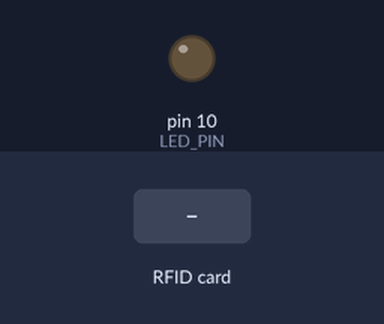
The sketch below on a simulated Arduino Uno, built for the host (arithmetic inside an expression is 32-bit, double 64-bit). Parts: output pins drawn as LEDs (lit = HIGH). The inputs (shaded band) are chosen by the test bench. Pins used as bus, display or sensor lines are not drawn; what the sketch prints to the serial monitor is not drawn.

Above: at 1.4 s.
1.5 s: RFID card 0A 36 B7 35 held to the reader
At 3.0 s:
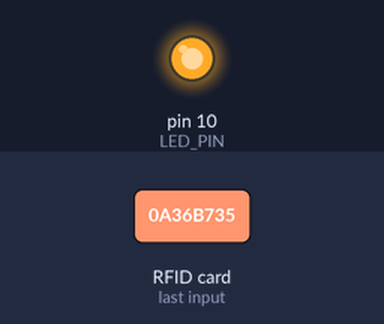
4.5 s: RFID card E1 FC 3F 40 held to the reader
At 6.9 s:
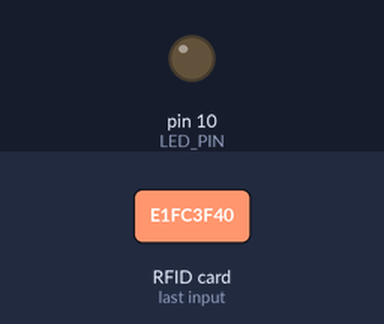
7.5 s: RFID card 00 00 00 00 held to the reader
At 9.1 s:
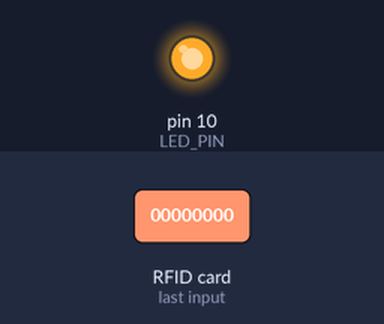
Timing chart, 0 to 10.9 s (numbered marks = the images above; inputs shaded):
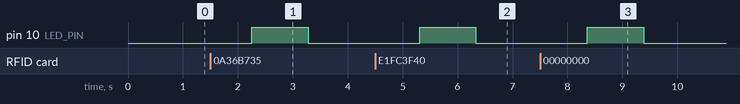

The sketch:

roundrobin_test_headless.ino
```cpp
#include <SPI.h>              // Library to communicate over Serial Peripheral Interface
#include <MFRC522.h>          // Library to communicate with RC522 RFID reader
#include <Ethernet.h>         // Library to communicate with W5100 ethernet shield

/*
 * Pin layout for ATMEGA chip
 * ------------------------------------
 * Signal      MFRC522      ATMEGA328P
 * ------------------------------------
 * RST/Reset   RST          9
 * SPI SS      SDA(SS)      8, 10 .....
 * SPI MOSI    MOSI         11
 * SPI MISO    MISO         12
 * SPI SCK     SCK          13
 */

#define RFID_RST_0_PIN    9     // Shared reset pin across all RC522 (SPI)
#define RFID_RST_1_PIN    4
#define RFID_RST_2_PIN    3
#define RFID_RST_3_PIN    2

#define RFID_0_SS_PIN   8     // RC522 SDA (Chip Select)
#define RFID_1_SS_PIN   7
#define RFID_2_SS_PIN   6
#define RFID_3_SS_PIN   5

#define ETH_SS_PIN      2    // SDA for W5100
#define LED_PIN         10       //

#define UID_BUFFER_SIZE 4     // Size of card read (UID)

// recognized RFID cards
byte CARD_0_UID[] = {0x0A, 0x36, 0xB7, 0x35};
byte CARD_1_UID[] = {0xE1, 0xFC, 0x3F, 0x40};
byte CARD_2_UID[] = {0x00, 0x00, 0x00, 0x00};
byte CARD_3_UID[] = {0x00, 0x00, 0x00, 0x00};

// State of each RFID sensor (0x00 represents no card)
byte RFID_0_READ[] = {0x00, 0x00, 0x00, 0x00};
byte RFID_1_READ[] = {0x00, 0x00, 0x00, 0x00};
byte RFID_2_READ[] = {0x00, 0x00, 0x00, 0x00};
byte RFID_3_READ[] = {0x00, 0x00, 0x00, 0x00};

byte MAC_ADDR[] = {0x90, 0xA2, 0xDA,    // Mac address of w5100
                  0x0F, 0x4D, 0x49 };

char HEALTH_URL[] = "http://smart-seating.herokuapp.com/health";  // URL to check server health
char REQUEST_URL[] = "http://smart-seating.herokuapp.com/read";    // URL to talk to server

EthernetClient client;        // Ethernet client that talks to the server
IPAddress ip(10, 0, 1, 50);   // Fallback IP address if DHCP fails with W5100

MFRC522 rfid_0(RFID_0_SS_PIN, RFID_RST_0_PIN);    // Create MFRC522 instances
MFRC522 rfid_1(RFID_1_SS_PIN, RFID_RST_1_PIN);    // All RF chips connect to the same RST
MFRC522 rfid_2(RFID_2_SS_PIN, RFID_RST_2_PIN);
MFRC522 rfid_3(RFID_3_SS_PIN, RFID_RST_3_PIN);

/**
 * initSerial() - initializes the serial port and waits for Serial.available() to be > 1
 * INPUTS: none
 * OUTPUTS: none
 * SIDE EFFECTS: if the serial port fails to initialize, the function will continue forever
 */
void initSerial() {
  Serial.begin(9600);
  while(!Serial)
    ;
  Serial.println("Serial init");
}

/**
 * initSPI() - initializes the Serial Peripheral Interface
 * INPUTS: none
 * OUTPUTS: none
 * SIDE EFFECTS: sets SCK, MOSI, and SS to outputs --> pulling SCK and MOSI low, and SS high
 */
void initSPI() {
  SPI.begin();
}

/**
 * initW5100() - initializes W5100 ethernet module
 * INPUTS: none
 * OUTPUTS: none
 * SIDE EFFECTS: disables SD functionality on the module (Pin 4); quietly fails if DHCP can not be configured
 */
void initW5100() {

  pinMode(4,OUTPUT); // Disable W5100 SD module
  digitalWrite(4,HIGH);

  // Try to connect to the Internet with DHCP.
  // Static IP is not tried in the case of failure
  if (Ethernet.begin(MAC_ADDR) == 0) return;

  // give the Ethernet shield a second to initialize:
  delay(1000);

}


/**
 * initRFID() - initializes RFID chip specified by identifier (0-3)
 * INPUTS: rfidNum = {0, 1, 2, 3}
 * OUTPUTS: none
 * SIDE EFFECTS: none
 */
void initRFID(int rfidNum) {
  switch (rfidNum) {
    case 0:
      rfid_0.PCD_Init();
      pinMode(RFID_0_SS_PIN, OUTPUT);
      digitalWrite(RFID_0_SS_PIN, LOW);
      break;
    case 1:
      rfid_1.PCD_Init();
      pinMode(RFID_1_SS_PIN, OUTPUT);
      digitalWrite(RFID_1_SS_PIN, LOW);
      break;
    case 2:
      rfid_2.PCD_Init();
      pinMode(RFID_2_SS_PIN, OUTPUT);
      digitalWrite(RFID_2_SS_PIN, LOW);
      break;
    case 3:
      rfid_3.PCD_Init();
      pinMode(RFID_3_SS_PIN, OUTPUT);
      digitalWrite(RFID_3_SS_PIN, LOW);
      break;
    default: break;
  }


}

/**
 * scanRFID(rfidNum) - scans RFID chip specified by identifier (0-3)
 * This works by verifying that a new card is present and reading the
 * serial data, storing it in rfid_rfidNum.uid.uidByte. The definition
 * of a 'new' card according to MiFare is a card that is in the idle state,
 * not one that has not been seen on the previous scan. This is handled
 * using newCardPresent and updateRFID.
 * INPUTS: rfidNum = {0, 1, 2, 3}
 * OUTPUTS: none
 * SIDE EFFECTS: if scan is successful, uid.uidByte set for the reader scanned
 */
void scanRFID(int rfidNum) {

  switch (rfidNum) {
    case 0:
      enableRFID(rfidNum);
      if (!rfid_0.PICC_IsNewCardPresent()) {
        resetRFID(rfidNum);
        ledOff();
        return;
      }

      if (!rfid_0.PICC_ReadCardSerial()) return;

      ledOn();
      updateRFID(rfidNum);
      //printByteArray(rfid_0.uid.uidByte, 4);

      break;
    case 1:
      enableRFID(rfidNum);
      if (!rfid_1.PICC_IsNewCardPresent()) {
        resetRFID(rfidNum);
        ledOff();
        return;
      }

      if (!rfid_1.PICC_ReadCardSerial()) return;

      ledOn();
      updateRFID(rfidNum);
      //printByteArray(rfid_1.uid.uidByte, 4);

      break;
    case 2:
      enableRFID(rfidNum);
      if (!rfid_2.PICC_IsNewCardPresent()) {
        resetRFID(rfidNum);
        ledOff();
        return;
      }
      if (!rfid_2.PICC_ReadCardSerial()) return;

      ledOn();
      updateRFID(rfidNum);
      //printByteArray(rfid_2.uid.uidByte, 4);

      break;
    case 3:
      enableRFID(rfidNum);
      if (!rfid_3.PICC_IsNewCardPresent()) {
        resetRFID(rfidNum);
        ledOff();
        return;
      }

      if (!rfid_3.PICC_ReadCardSerial()) return;

      ledOn();
      updateRFID(rfidNum);
      //printByteArray(rfid_3.uid.uidByte, 4);

      break;
    default: return;
  }

}

/**
 * newCardPresent(rfidNum) - checks the RFID scan to see if the card is different
 * from the last scan. Before calling this, you must call scanRFID(rfidNum)
 * INPUTS: rfidNum = {0, 1, 2, 3}
 * OUTPUTS: true if this is a new card, false otherwise (incl. default case)
 * SIDE EFFECTS:
 */
bool newCardPresent(int rfidNum) {
  switch (rfidNum) {
    case 0:
      for(int i = 0; i < UID_BUFFER_SIZE; i++)
        if (rfid_0.uid.uidByte[i] != RFID_0_READ[i]) return false;
      break;
    case 1:
     for(int i = 0; i < UID_BUFFER_SIZE; i++)
        if (rfid_1.uid.uidByte[i] != RFID_1_READ[i]) return false;
      break;
    case 2:
      for(int i = 0; i < UID_BUFFER_SIZE; i++)
        if (rfid_2.uid.uidByte[i] != RFID_2_READ[i]) return false;
      break;
    case 3:
      for(int i = 0; i < UID_BUFFER_SIZE; i++)
        if (rfid_3.uid.uidByte[i] != RFID_3_READ[i]) return false;
      break;
    default: false;
  }

  return true;
}

/**
 * updateRFID(rfidNum) - updates the stored card UID with the new scan data.
 * Note that this function is only called if a new card is present -- it's a
 * waste of resources to re-write the buffer with the same values...
 * INPUTS: rfidNum = {0, 1, 2, 3}
 * OUTPUTS: none
 * SIDE EFFECTS: RFID_rfidNum_READ[...] will be updated with the uidByte buffer
 */
void updateRFID(int rfidNum) {
  switch (rfidNum) {
    case 0:
      for(int i = 0; i < UID_BUFFER_SIZE; i++)
        RFID_0_READ[i] = rfid_0.uid.uidByte[i];
      break;
    case 1:
     for(int i = 0; i < UID_BUFFER_SIZE; i++)
        RFID_1_READ[i] = rfid_1.uid.uidByte[i];
      break;
    case 2:
      for(int i = 0; i < UID_BUFFER_SIZE; i++)
        RFID_2_READ[i] = rfid_2.uid.uidByte[i];
      break;
    case 3:
      for(int i = 0; i < UID_BUFFER_SIZE; i++)
        RFID_3_READ[i] = rfid_3.uid.uidByte[i];
      break;
    default: return;
  }
}

/**
 * resetRFID(rfidNum) - resets the card read data for the RFID reader specified
 * by rfidNum. A 'reset' is defined as {0x00, 0x00, 0x00, 0x00}
 * INPUTS: rfidNum = {0, 1, 2, 3}
 * OUTPUTS: none
 * SIDE EFFECTS: RFID_rfidNum_READ[...] will be updated with zeroes
 */
void resetRFID(int rfidNum) {
  switch (rfidNum) {
    case 0:
      for(int i = 0; i < UID_BUFFER_SIZE; i++)
        RFID_0_READ[i] = 0x00;
      break;
    case 1:
     for(int i = 0; i < UID_BUFFER_SIZE; i++)
        RFID_1_READ[i] = 0x00;
      break;
    case 2:
      for(int i = 0; i < UID_BUFFER_SIZE; i++)
        RFID_2_READ[i] = 0x00;
      break;
    case 3:
      for(int i = 0; i < UID_BUFFER_SIZE; i++)
        RFID_3_READ[i] = 0x00;
      break;
    default: return;
  }
}

/**
 * enableRFID(rfidNum) - enables RFID chip specified by identifier (0-3)
 * INPUTS: rfidNum = {0, 1, 2, 3}
 * OUTPUTS: none
 * SIDE EFFECTS: turns off all other devices on the same SPI bus
 */
void enableRFID(int rfidNum) {

  switch (rfidNum) {
    case 0:
      digitalWrite(RFID_0_SS_PIN, LOW);
      digitalWrite(RFID_1_SS_PIN, HIGH);
      digitalWrite(RFID_2_SS_PIN, HIGH);
      digitalWrite(RFID_3_SS_PIN, HIGH);
      digitalWrite(ETH_SS_PIN, HIGH);
      break;
    case 1:
      digitalWrite(RFID_0_SS_PIN, HIGH);
      digitalWrite(RFID_1_SS_PIN, LOW);
      digitalWrite(RFID_2_SS_PIN, HIGH);
      digitalWrite(RFID_3_SS_PIN, HIGH);
      digitalWrite(ETH_SS_PIN, HIGH);
      break;
    case 2:
      digitalWrite(RFID_0_SS_PIN, HIGH);
      digitalWrite(RFID_1_SS_PIN, HIGH);
      digitalWrite(RFID_2_SS_PIN, LOW);
      digitalWrite(RFID_3_SS_PIN, HIGH);
      digitalWrite(ETH_SS_PIN, HIGH);
      break;
    case 3:
      digitalWrite(RFID_0_SS_PIN, HIGH);
      digitalWrite(RFID_1_SS_PIN, HIGH);
      digitalWrite(RFID_2_SS_PIN, HIGH);
      digitalWrite(RFID_3_SS_PIN, LOW);
      digitalWrite(ETH_SS_PIN, HIGH);
      break;
    default: break;
  }
}

/**
 * enableW5100(rfidNum) - enables W5100 module for network requests
 * INPUTS: none
 * OUTPUTS: none
 * SIDE EFFECTS: turns off all other devices on SPI bus (all RFID readers)
 */
void enableW5100() {
  digitalWrite(RFID_0_SS_PIN, HIGH);
  digitalWrite(RFID_1_SS_PIN, HIGH);
  digitalWrite(RFID_2_SS_PIN, HIGH);
  digitalWrite(RFID_3_SS_PIN, HIGH);
  digitalWrite(ETH_SS_PIN, LOW);
}

/**
 * setup() - calls all initialization functions before entering loop()
 * INPUTS: none
 * OUTPUTS: none
 * SIDE EFFECTS: if anything in setup() hangs, loop() will never execute
 */
void setup() {
  initSerial();
  ledOff();
  initSPI();
  for(int i = 0; i <= 3; i++)
    initRFID(i);
}

/**
 * loop() - implements the RR algorithm to perpetually poll all RFID sensors in circular fashion
 * INPUTS: none
 * OUTPUTS: none
 * SIDE EFFECTS: none
 */
void loop() {

  // RR around all 4 RFID chips
  for(int i = 0; i < 4; i++) {
    /* 1. Enable 2. Scan 3. Update 4. Check In */
    enableRFID(i);
    scanRFID(i);
    delay(1000);
  }

}

void ledOff() {
  pinMode(LED_PIN, OUTPUT);
    digitalWrite(LED_PIN, LOW);
}

void ledOn() {
  pinMode(LED_PIN, OUTPUT);
    digitalWrite(LED_PIN, HIGH);
}

/**
 * Helper routine to dump a byte array as hex values to Serial.
 */
byte* printByteArray(byte *buffer, byte bufferSize) {
    //// ; // ;//Serial.println(bufferSize);
    for (byte i = 0; i < bufferSize; i++) {
        Serial.print(buffer[i] < 0x10 ? " 0" : " ");
        Serial.print(buffer[i], HEX);
    }
    Serial.println();
    return buffer;
}
```

Measured:
- after the input at 1.5 s, pin 10 (LED_PIN): LOW → HIGH after 0.75 s, → LOW 1.0 s later
- after the input at 4.5 s, pin 10 (LED_PIN): LOW → HIGH after 0.81 s, → LOW 1.0 s later
- after the input at 7.5 s, pin 10 (LED_PIN): LOW → HIGH after 0.86 s, → LOW 1.0 s later
